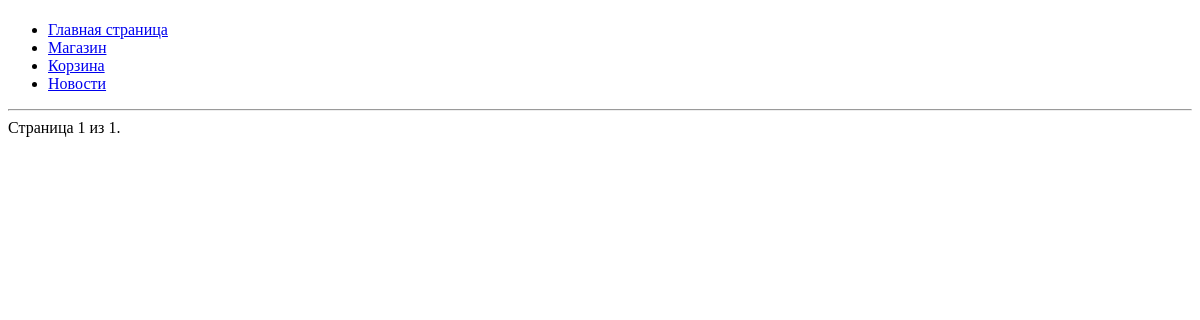
Before: /task1/platform/news/?page=2 with the older database file.
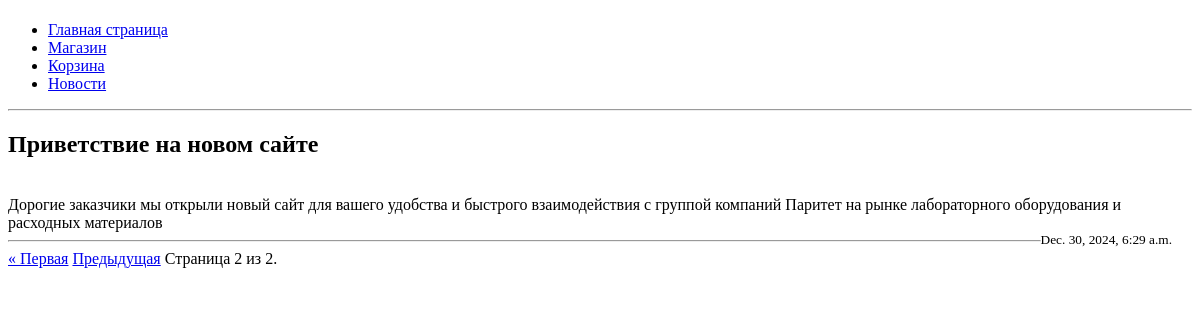
After: the same page with the newer database file.
### task1/models.py (models this page shows, shortened)
class News(models.Model):
    title = models.CharField(max_length=200)  # Заголовок новости
    content = models.TextField()  # Содержание новости
    date = models.DateTimeField(default=timezone.now)  # Дата новости

### task1/views.py (the view)
# urls.py: path('platform/news/', views.news, name='news'),
def news(request):
    news_list = News.objects.all().order_by('-date')
    paginator = Paginator(news_list, 5)  # 5 новостей на странице
    page_number = request.GET.get('page')
    page_obj = paginator.get_page(page_number)
    context = {
        'page_obj': page_obj,
    }
    return render(request, 'fourth_task/news.html', context)  # Обновленный путь к шаблону

### task1/templates/fourth_task/news.html (shortened to what this page needs)
{% extends 'fourth_task/menu.html' %}
{% block menu %}{{ block.super }}{% endblock %}
{% block content %}
    <hr>
    {% for new in page_obj %}
        <h2>{{ new.title }}</h2>
        <br>
        {{ new.content }}
        <br>
        <small style="float: right; margin-right: 20px;">{{ new.date }}</small>
        <hr>
    {% endfor %}
    <div class="pagination">
        <span class="step-links">
            {% if page_obj.has_previous %}
                <a href="?page=1">&laquo; Первая</a>
                <a href="?page={{ page_obj.previous_page_number }}">Предыдущая</a>
            {% endif %}
            <span class="current">
                Страница {{ page_obj.number }} из {{ page_obj.paginator.num_pages }}.
            </span>
        </span>
    </div>
{% endblock %}

Changed rows visible on the page:
added News: title "Приветствие на новом сайте", content "Дорогие заказчики мы открыли новый сайт для вашего удобства и быстрого взаимодействия с группой компаний Паритет на рынке лабораторного оборудования и расходных материалов", date "Dec. 30, 2024, 6:29 a.m."
Other visible differences:
{{ page_obj.number }}: "1" → "2"
{{ page_obj.paginator.num_pages }}: "1" → "2"
text now shown: "« Первая Предыдущая"
